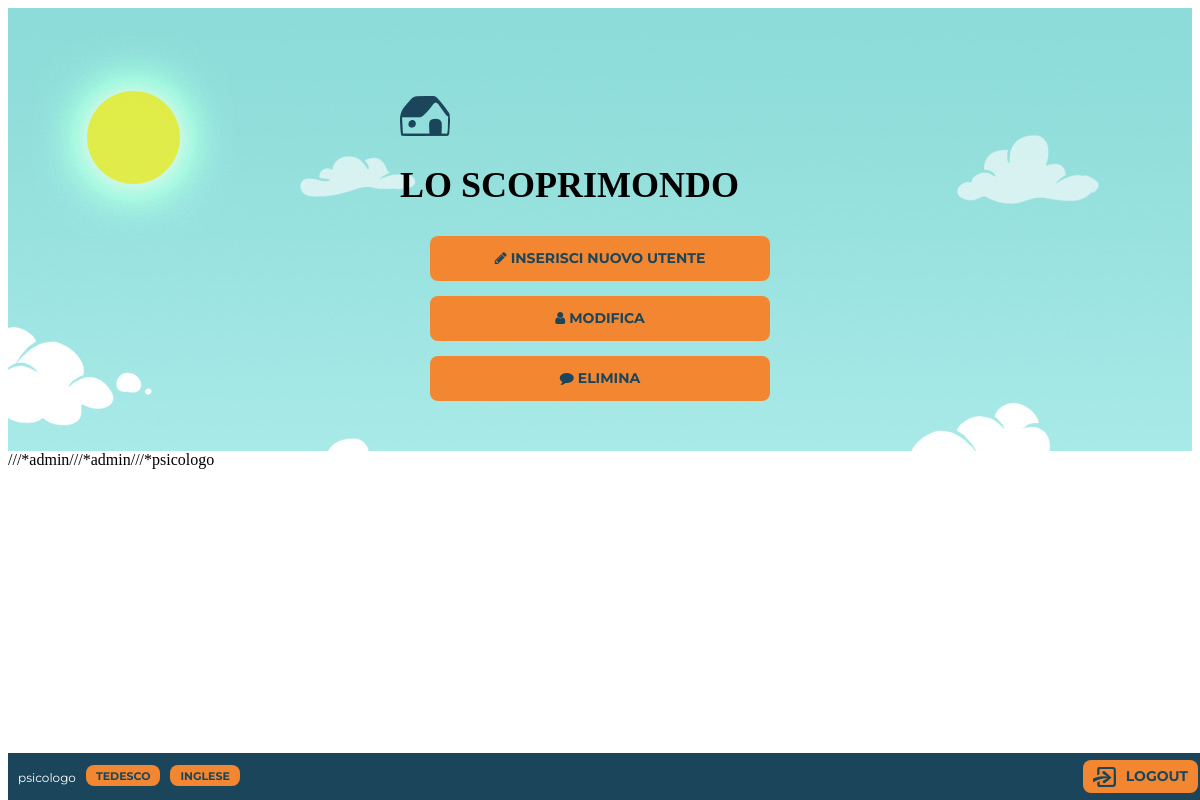
The app's page /cerca_p.php (signed in) with its own data.
### tables this page shows
CREATE TABLE IF NOT EXISTS `utenti` (
  `ID` int(11) NOT NULL AUTO_INCREMENT,
  `Nome` text NOT NULL,
  `Cognome` text NOT NULL,
  `email` varchar(100) NOT NULL,
  `Password` text NOT NULL,
  `Privilegi` tinyint(11) NOT NULL,
  `Tutore` varchar(100) DEFAULT '0',
  `Data_nascita` date NOT NULL,
  `Ruolo` varchar(100) NOT NULL,
  PRIMARY KEY (`ID`)
);

### cerca_p.php (the view, shortened to what this page needs)
<?php
include("superUser.php");
$query = "SELECT * FROM utenti WHERE  Privilegi = 1  ";
$result = mysql_query($query);
while ($riga = mysql_fetch_assoc($result)){
echo '///*'.$riga['Nome'].'///*'.$riga['Cognome'].'///*'.$riga['email'];
}

### records on screen
utenti: Nome "admin", Cognome "admin", email "psicologo"

### other values on screen
$TITOLO "LO SCOPRIMONDO"
$INSERISCI_UTENTI "INSERISCI NUOVO UTENTE"
$MODIFICA_UTENTE "MODIFICA"
$ELIMINA "ELIMINA"
$cod "psicologo"
$flags[$k] "TEDESCO"
$flags[$k] "INGLESE"
